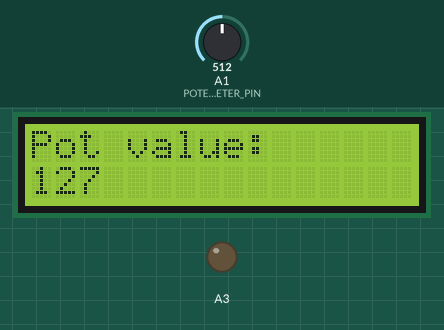
Simulated run of this sketch. Board: Arduino Uno, built with avr-gcc and run on an emulated ATmega328P. On the bench: 16×2 character LCD, output pins drawn as LEDs (lit = HIGH). The test bench sets the inputs (shaded band); at power-on: A1 (POTENTIOMETER_PIN) = 512.

Above: at 2.7 s.
2.8 s: A1 (POTENTIOMETER_PIN) set to 716
At 3.4 s:
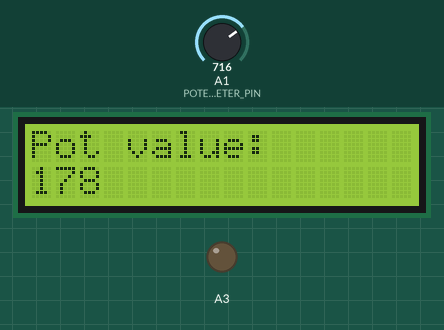
4.5 s: A1 (POTENTIOMETER_PIN) set to 900
At 5.7 s:
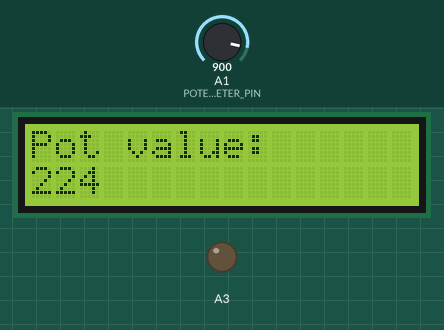
6.0 s: A1 (POTENTIOMETER_PIN) set to 1023
At 7.1 s:
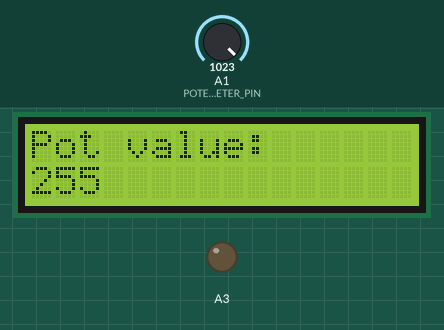
Timing chart, 0 to 9.0 s (numbered marks = the images above; inputs shaded):
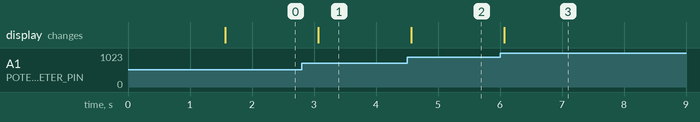

Measured:
- after the input at 2.8 s, the display: changes after 0.27 s (image 1)
- after the input at 4.5 s, the display: changes after 0.07 s (image 2)
- after the input at 6.0 s, the display: changes after 0.07 s (image 3)

The sketch:

mkr1000_lcd.ino
```cpp
#include <LiquidCrystal.h>
#define POTENTIOMETER_PIN A1
int angle;
//const int rs = 12, en = 11, d4 = 2, d5 = 3, d6 = 4, d7 = 5;
const int rs = 12, en = 11, d4 = 5, d5 = 4, d6 = 3, d7 = 2;

LiquidCrystal lcd(rs, en, d4, d5, d6, d7);
void setup() {
  analogWrite(A3, 0); // Set the brightness to its maximum value
  // put your setup code here, to run once:
  lcd.begin(16,2); //Tell Arduino to start your 16 column 2 row LCD
  lcd.setCursor(0,0);  //Set LCD cursor to upper left corner, column 0, row 0
  lcd.print("Pot value:");  //Print Message on First Row
  Serial.begin(9600);
  delay(1500);

}

void loop() {
  // put your main code here, to run repeatedly:
  int angleSensor = analogRead(POTENTIOMETER_PIN);
  angle = map(angleSensor, 0, 1023, 0, 255);
  if (angle>=100){
    lcd.setCursor(0,1);
    }
  else if (angle>=10){
    lcd.setCursor(0,1);
    lcd.print("    ");
    lcd.setCursor(1,1);
    }
  else {
    lcd.setCursor(0,1);
    lcd.print("    ");
    lcd.setCursor(2,1);
    }
  lcd.print(angle);  //Print Message on First Row
  delay(500);

}
```
